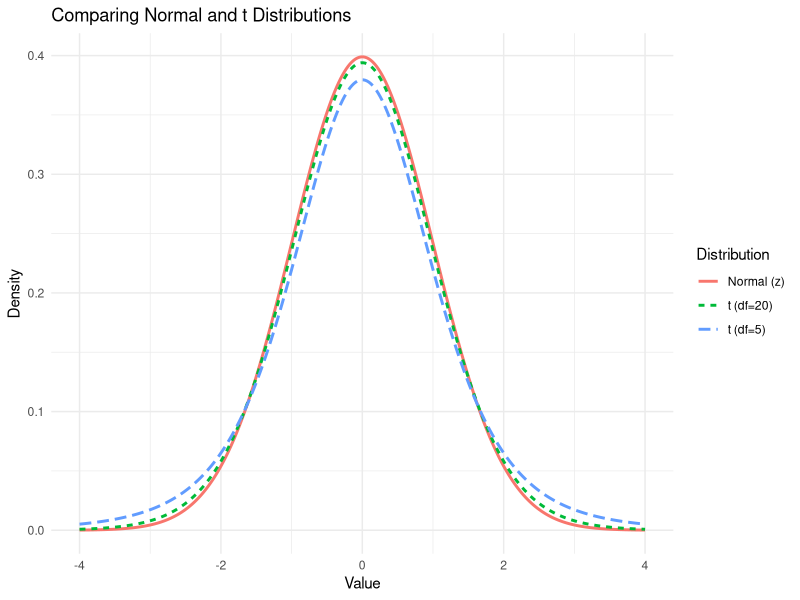
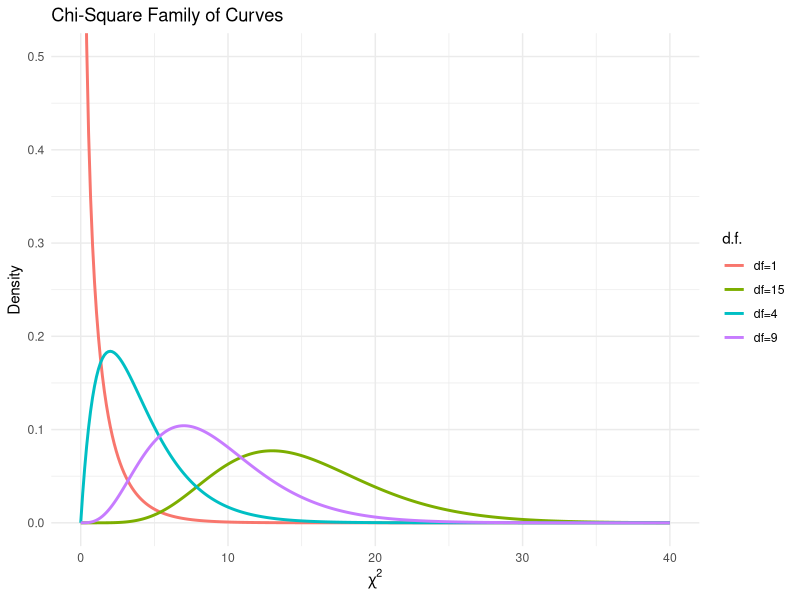

Write the R code that produced these figures, in order.
## ---- chunk 1
library(tidyverse)
library(ggplot2)
knitr::opts_chunk$set(echo = TRUE, warning = FALSE, message = FALSE)
## ---- chunk 2
xbar <- 54; sigma <- 6.0; n <- 50; z <- 1.96
E <- z * sigma / sqrt(n)
c(lower = xbar - E, upper = xbar + E)
## ---- chunk 3
xbar <- 174.3; sigma <- 46.5; n <- 30; z <- 2.58
E <- z * sigma / sqrt(n)
cat("Point estimate:", xbar, "\n")
cat("99% CI: (", round(xbar - E, 1), ",", round(xbar + E, 1), ")\n")
## ---- chunk 4
# z_alpha/2 for common confidence levels
conf_levels <- c(0.90, 0.95, 0.98, 0.99)
z_vals <- qnorm(1 - (1 - conf_levels)/2)
data.frame(Confidence = paste0(conf_levels*100, "%"),
           z_alpha2 = round(z_vals, 3))
## ---- chunk 5
assets <- c(12.23, 16.56, 4.39, 2.89, 1.24, 2.17, 13.19, 9.16, 1.42,
            73.25, 1.91, 14.64, 11.59, 6.69, 1.06, 8.74, 3.17, 18.13,
            7.92, 4.78, 16.85, 40.22, 2.42, 21.58, 5.01, 1.47, 12.24,
            2.27, 12.77, 2.76)
xbar <- mean(assets); sigma <- 14.405; n <- length(assets)
z <- qnorm(0.95)   # 90% CI → alpha/2 = 0.05
E <- z * sigma / sqrt(n)
cat("X-bar =", round(xbar, 3), "\n")
cat("90% CI: (", round(xbar - E, 3), ",", round(xbar + E, 3), ")\n")
## ---- chunk 6
z <- 2.58; sigma <- 4.33; E <- 2
n_raw <- (z * sigma / E)^2
n_raw
ceiling(n_raw)  # Always round UP
## ---- chunk 7
x <- seq(-4, 4, length.out = 300)
df_plot <- data.frame(
  x = rep(x, 3),
  y = c(dnorm(x), dt(x, df = 5), dt(x, df = 20)),
  dist = rep(c("Normal (z)", "t (df=5)", "t (df=20)"), each = 300)
)
ggplot(df_plot, aes(x, y, color = dist, linetype = dist)) +
  geom_line(linewidth = 1) +
  labs(title = "Comparing Normal and t Distributions",
       x = "Value", y = "Density", color = "Distribution", linetype = "Distribution") +
  theme_minimal()
## ---- chunk 8
knitr::kable(data.frame(
  Condition = c("σ known, n ≥ 30", "σ known, n < 30 (normal pop.)",
                "σ unknown, n ≥ 30", "σ unknown, n < 30 (normal pop.)"),
  Use = c("z and σ", "z and σ", "t and s", "t and s")
), caption = "When to Use z vs. t")
## ---- chunk 9
# t_alpha/2 for 95% CI with df = 21
qt(0.975, df = 21)   # upper tail area = alpha/2 = 0.025
## ---- chunk 10
xbar <- 7.1; s <- 0.78; n <- 10
t_crit <- qt(0.975, df = n - 1)
E <- t_crit * s / sqrt(n)
cat("t_alpha/2 =", round(t_crit, 3), "\n")
cat("95% CI: (", round(xbar - E, 2), ",", round(xbar + E, 2), ")\n")
## ---- chunk 11
fires <- c(5460, 5900, 6090, 6310, 7160, 8440, 9930)
n <- length(fires)
xbar <- mean(fires); s <- sd(fires)
cat("n =", n, "  X-bar =", round(xbar, 1), "  s =", round(s, 1), "\n")

t_crit <- qt(0.995, df = n - 1)   # 99% CI
cat("t_alpha/2 (df=6) =", round(t_crit, 3), "\n")
E <- t_crit * s / sqrt(n)
cat("99% CI: (", round(xbar - E, 1), ",", round(xbar + E, 1), ")\n")
## ---- chunk 12
X <- 54; n <- 150
p_hat <- X / n
q_hat <- 1 - p_hat
cat("p-hat =", p_hat, "  q-hat =", q_hat, "\n")
## ---- chunk 13
X <- 323; n <- 1404
p_hat <- X / n; q_hat <- 1 - p_hat
z <- qnorm(0.95)   # 90% CI
E <- z * sqrt(p_hat * q_hat / n)
cat("p-hat =", round(p_hat, 3), "\n")
cat("90% CI: (", round(p_hat - E, 3), ",", round(p_hat + E, 3), ")\n")
## ---- chunk 14
p_hat <- 0.159; q_hat <- 1 - p_hat; n <- 1721
z <- 1.96
E <- z * sqrt(p_hat * q_hat / n)
cat("95% CI: (", round(p_hat - E, 3), ",", round(p_hat + E, 3), ")\n")
## ---- chunk 15
p_hat <- 0.40; q_hat <- 0.60; z <- 1.96; E <- 0.02
n_raw <- p_hat * q_hat * (z / E)^2
n_raw
ceiling(n_raw)
## ---- chunk 16
p_hat <- 0.5; q_hat <- 0.5; z <- 1.96; E <- 0.03
n_raw <- p_hat * q_hat * (z / E)^2
n_raw
ceiling(n_raw)
## ---- chunk 17
x <- seq(0, 40, length.out = 300)
df_plot <- data.frame(
  x = rep(x, 4),
  y = c(dchisq(x, 1), dchisq(x, 4), dchisq(x, 9), dchisq(x, 15)),
  df = rep(c("df=1","df=4","df=9","df=15"), each = 300)
)
ggplot(df_plot, aes(x, y, color = df)) +
  geom_line(linewidth = 1) +
  coord_cartesian(ylim = c(0, 0.5)) +
  labs(title = "Chi-Square Family of Curves",
       x = expression(chi^2), y = "Density", color = "d.f.") +
  theme_minimal()
## ---- chunk 18
n <- 25; df <- n - 1
chi_right <- qchisq(0.95, df = df)   # upper critical value
chi_left  <- qchisq(0.05, df = df)   # lower critical value
cat("chi-sq right =", round(chi_right, 3), "\n")
cat("chi-sq left  =", round(chi_left, 3), "\n")
## ---- chunk 19
n <- 20; s <- 1.6; df <- n - 1
chi_right <- qchisq(0.975, df = df)
chi_left  <- qchisq(0.025, df = df)
cat("chi-sq right =", round(chi_right, 3), "\n")
cat("chi-sq left  =", round(chi_left, 3), "\n")

var_lower <- (df * s^2) / chi_right
var_upper <- (df * s^2) / chi_left
cat("95% CI for variance: (", round(var_lower, 1), ",", round(var_upper, 1), ")\n")
cat("95% CI for std dev:  (", round(sqrt(var_lower), 1), ",",
    round(sqrt(var_upper), 1), ")\n")
## ---- chunk 20
tickets <- c(59, 54, 53, 52, 51, 39, 49, 46, 49, 48)
n <- length(tickets)
s2 <- var(tickets); s <- sd(tickets)
df <- n - 1
cat("n =", n, "  s² =", round(s2, 1), "  s =", round(s, 2), "\n")

chi_right <- qchisq(0.95, df = df)   # 90% CI
chi_left  <- qchisq(0.05, df = df)
cat("chi-sq right =", round(chi_right, 3), "\n")
cat("chi-sq left  =", round(chi_left, 3), "\n")

var_lower <- (df * s2) / chi_right
var_upper <- (df * s2) / chi_left
cat("90% CI for variance: (", round(var_lower, 1), ",", round(var_upper, 1), ")\n")
cat("90% CI for std dev:  (", round(sqrt(var_lower), 2), ",",
    round(sqrt(var_upper), 2), ")\n")
